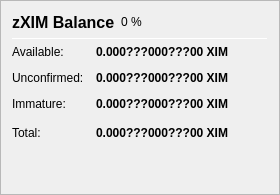
                   <widget class="QFrame" name="frame_ZerocoinBalances">
                    <property name="frameShape">
                     <enum>QFrame::StyledPanel</enum>
                    </property>
                    <property name="frameShadow">
                     <enum>QFrame::Raised</enum>
                    </property>
                    <layout class="QVBoxLayout" name="verticalLayout_7">
                     <item>
                      <layout class="QHBoxLayout" name="horizontalLayout_8" stretch="0,0,0">
                       <item>
                        <widget class="QLabel" name="label_5z_3">
                         <property name="minimumSize">
                          <size>
                           <width>0</width>
                           <height>20</height>
                          </size>
                         </property>
                         <property name="font">
                          <font>
                           <pointsize>12</pointsize>
                           <weight>75</weight>
                           <bold>true</bold>
                          </font>
                         </property>
                         <property name="text">
                          <string>zXIM Balance</string>
                         </property>
                        </widget>
                       </item>
                       <item>
                        <widget class="QLabel" name="labelzXIMPercent">
                         <property name="text">
                          <string notr="true">0 %</string>
                         </property>
                        </widget>
                       </item>
                       <item>
                        <spacer name="horizontalSpacer_11">
                         <property name="orientation">
                          <enum>Qt::Horizontal</enum>
                         </property>
                         <property name="sizeHint" stdset="0">
                          <size>
                           <width>40</width>
                           <height>20</height>
                          </size>
                         </property>
                        </spacer>
                       </item>
                      </layout>
                     </item>
                     <item>
                      <widget class="Line" name="line_ZerocoinBalance">
                       <property name="minimumSize">
                        <size>
                         <width>0</width>
                         <height>1</height>
                        </size>
                       </property>
                       <property name="maximumSize">
                        <size>
                         <width>16777215</width>
                         <height>1</height>
                        </size>
                       </property>
                       <property name="orientation">
                        <enum>Qt::Horizontal</enum>
                       </property>
                      </widget>
                     </item>
                     <item>
                      <layout class="QGridLayout" name="gridLayout_5">
                       <property name="spacing">
                        <number>12</number>
                       </property>
                       <item row="1" column="0">
                        <widget class="QLabel" name="labelzBalanceMatureText">
                         <property name="toolTip">
                          <string>Mature: more than 20 confirmation and more than 1 mint of the same denomination after it was minted.
These zXIM are spendable.</string>
                         </property>
                         <property name="text">
                          <string>Available:</string>
                         </property>
                        </widget>
                       </item>
                       <item row="1" column="1">
                        <widget class="QLabel" name="labelzBalanceMature">
                         <property name="font">
                          <font>
                           <weight>75</weight>
                           <bold>true</bold>
                          </font>
                         </property>
                         <property name="toolTip">
                          <string>Mature: more than 20 confirmation and more than 1 mint of the same denomination after it was minted.
These zXIM are spendable.</string>
                         </property>
                         <property name="text">
                          <string notr="true">0.000???000???00 XIM</string>
                         </property>
                         <property name="alignment">
                          <set>Qt::AlignRight|Qt::AlignTrailing|Qt::AlignVCenter</set>
                         </property>
                        </widget>
                       </item>
                       <item row="2" column="0">
                        <widget class="QLabel" name="labelzBalanceUnconfirmedText">
                         <property name="toolTip">
                          <string>Unconfirmed: less than 20 confirmations
Immature: confirmed, but less than 1 mint of the same denomination after it was minted</string>
                         </property>
                         <property name="text">
                          <string>Unconfirmed:</string>
                         </property>
                        </widget>
                       </item>
                       <item row="2" column="1">
                        <widget class="QLabel" name="labelzBalanceUnconfirmed">
                         <property name="font">
                          <font>
                           <weight>75</weight>
                           <bold>true</bold>
                          </font>
                         </property>
                         <property name="toolTip">
                          <string>Unconfirmed: less than 20 confirmations
Immature: confirmed, but less than 1 mint of the same denomination after it was minted</string>
                         </property>
                         <property name="text">
                          <string notr="true">0.000???000???00 XIM</string>
                         </property>
                         <property name="alignment">
                          <set>Qt::AlignRight|Qt::AlignTrailing|Qt::AlignVCenter</set>
                         </property>
                        </widget>
                       </item>
                       <item row="3" column="0">
                        <widget class="QLabel" name="labelzBalanceImmatureText">
                         <property name="toolTip">
                          <string>Unconfirmed: less than 20 confirmations
Immature: confirmed, but less than 1 mint of the same denomination after it was minted</string>
                         </property>
                         <property name="text">
                          <string>Immature:</string>
                         </property>
                        </widget>
                       </item>
                       <item row="3" column="1">
                        <widget class="QLabel" name="labelzBalanceImmature">
                         <property name="font">
                          <font>
                           <weight>75</weight>
                           <bold>true</bold>
                          </font>
                         </property>
                         <property name="toolTip">
                          <string>Unconfirmed: less than 20 confirmations
Immature: confirmed, but less than 1 mint of the same denomination after it was minted</string>
                         </property>
                         <property name="text">
                          <string notr="true">0.000???000???00 XIM</string>
                         </property>
                         <property name="alignment">
                          <set>Qt::AlignRight|Qt::AlignTrailing|Qt::AlignVCenter</set>
                         </property>
                        </widget>
                       </item>
                       <item row="4" column="0">
                        <widget class="QLabel" name="labelzBalanceText">
                         <property name="toolTip">
                          <string>Your current zXIM balance, unconfirmed and immature zXIM included.</string>
                         </property>
                         <property name="text">
                          <string>Total:</string>
                         </property>
                        </widget>
                       </item>
                       <item row="4" column="1">
                        <widget class="QLabel" name="labelzBalance">
                         <property name="font">
                          <font>
                           <weight>75</weight>
                           <bold>true</bold>
                          </font>
                         </property>
                         <property name="cursor">
                          <cursorShape>IBeamCursor</cursorShape>
                         </property>
                         <property name="toolTip">
                          <string>Your current zXIM balance, unconfirmed and immature zXIM included.</string>
                         </property>
                         <property name="text">
                          <string notr="true">0.000???000???00 XIM</string>
                         </property>
                         <property name="alignment">
                          <set>Qt::AlignRight|Qt::AlignTrailing|Qt::AlignVCenter</set>
                         </property>
                         <property name="textInteractionFlags">
                          <set>Qt::LinksAccessibleByMouse|Qt::TextSelectableByKeyboard|Qt::TextSelectableByMouse</set>
                         </property>
                        </widget>
                       </item>
                       <item row="4" column="2">
                        <spacer name="horizontalSpacer_4">
                         <property name="orientation">
                          <enum>Qt::Horizontal</enum>
                         </property>
                         <property name="sizeHint" stdset="0">
                          <size>
                           <width>40</width>
                           <height>20</height>
                          </size>
                         </property>
                        </spacer>
                       </item>
                      </layout>
                     </item>
                     <item>
                      <spacer name="verticalSpacer_4">
                       <property name="orientation">
                        <enum>Qt::Vertical</enum>
                       </property>
                       <property name="sizeHint" stdset="0">
                        <size>
                         <width>20</width>
                         <height>40</height>
                        </size>
                       </property>
                      </spacer>
                     </item>
                    </layout>
                   </widget>
